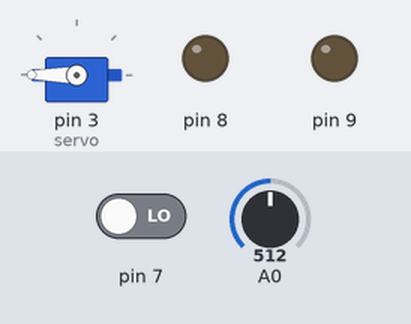
Bench run of a sketch on a simulated Arduino Uno, built with avr-gcc and run on an emulated ATmega328P. On the bench: servo, output pins drawn as LEDs (lit = HIGH). Inputs (shaded band) come from the test bench; at power-on: pin 7 LOW, A0 = 512.

Above: at 1.2 s.
1.3 s: pin 7 driven HIGH
At 1.7 s:
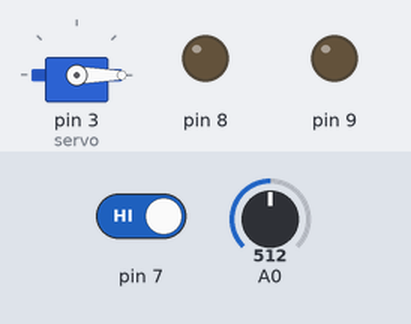
4.3 s: A0 set to 52
7.3 s: A0 set to 45
At 8.2 s:
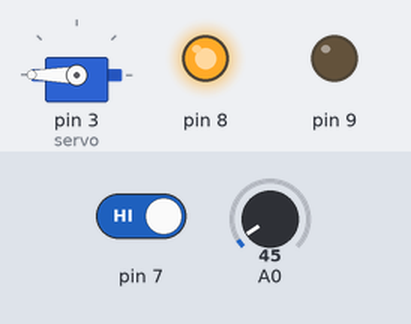
10.3 s: A0 set to 1010
At 11.2 s:
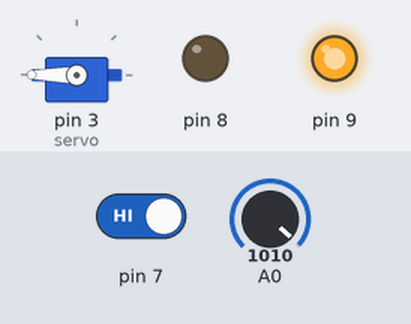
13.3 s: A0 set to 989
At 14.2 s:
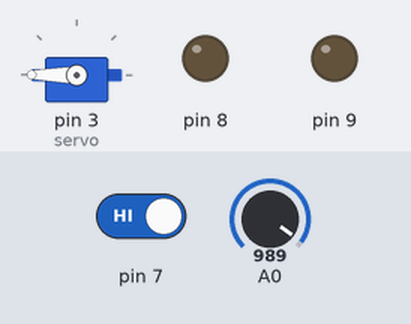
16.3 s: A0 set to 1023
At 17.7 s:
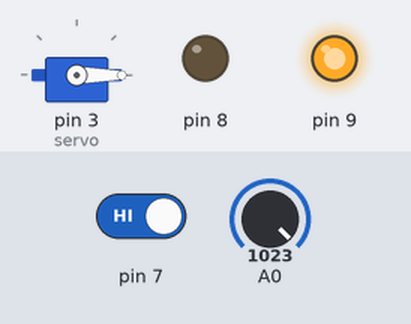
Timing chart, 0 to 20.3 s (numbered marks = the images above; inputs shaded):
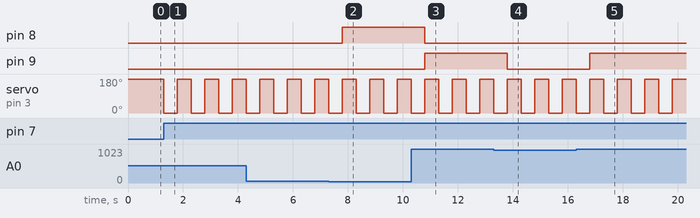

The sketch:

AgroCar.ino
```cpp
#include <Servo.h>

Servo servo;

void setup() {
  Serial.begin(9600);
  pinMode(8, OUTPUT);
  pinMode(9, OUTPUT);
  pinMode(7, INPUT);
  servo.attach(3);
  servo.write(180);
}

void loop() {
  int humidity = 0;
  if(digitalRead(7) == HIGH) {
    servo.write(0);
    delay(500);
    humidity = analogRead(0);
    servo.write(180);
    if(humidity > 1000) {
      digitalWrite(9, HIGH);
      digitalWrite(8, LOW);
    } else if(humidity < 50) {
      digitalWrite(9, LOW);
      digitalWrite(8, HIGH);
    } else {
      digitalWrite(9, LOW);
      digitalWrite(8, LOW);
    }
    delay(500);
  }
}
```

Measured:
- the behaviour switches between 50 and 49 on A0 (found by bisection; images 1 and 2)
- the behaviour switches between 1001 and 1000 on A0 (found by bisection; images 3 and 4)
- after the input at 1.3 s, servo on pin 3 (servo): alternates 180° for 0.50 s and 0° for 0.50 s, starting at once
- after the input at 7.3 s, pin 8: LOW → HIGH after 0.50 s
- after the input at 10.3 s, pin 8: HIGH → LOW after 0.50 s; pin 9: LOW → HIGH after 0.50 s
- after the input at 13.3 s, pin 9: HIGH → LOW after 0.50 s
- after the input at 16.3 s, pin 9: LOW → HIGH after 0.50 s
